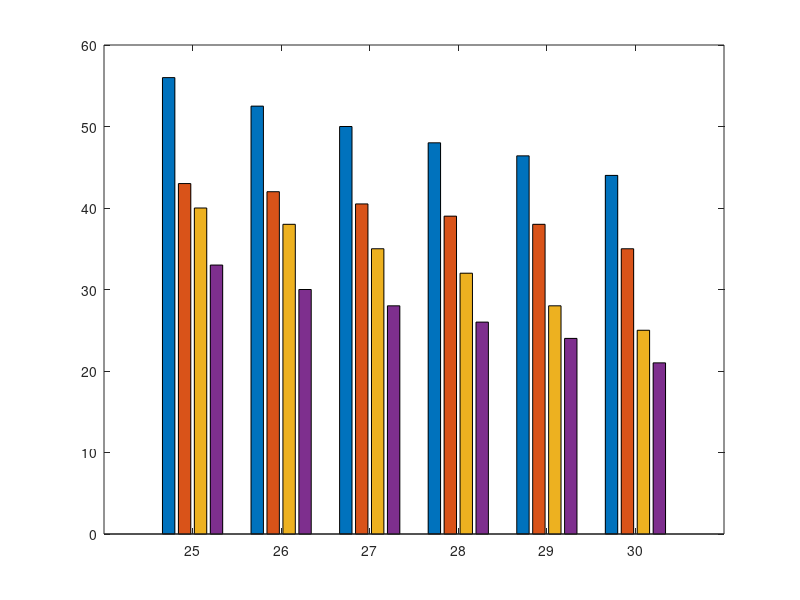

Source code (MATLAB): (Note: this script raises an error after producing the figure.)
% MU_density_list = 25:30;
% results1 = [56 52.5 50 48 46.4 44];     % OPT-UAV 3GHz (xanh trơn)
% results2 = [43 42 40.5 40.5 38 35];     % TLA 3GHz (đỏ trơn)
% results1_2G = [40 38 35 32 28 25];      % OPT-UAV 2GHz (xanh sọc)
% results2_2G = [33 30 28 26 24 21];      % TLA 2GHz (đỏ sọc)
% 
% data = [results1(:), results2(:), results1_2G(:), results2_2G(:)];
% 
% figure;
% b = bar(MU_density_list, data, 'grouped');
% hold on;
% 
% % Thiết lập màu cơ bản
% b(1).FaceColor = 'b';  % Xanh trơn
% b(2).FaceColor = 'r';  % Đỏ trơn
% b(3).FaceColor = [0.4 0.6 0.2];  % Xanh sọc
% b(4).FaceColor = [1 0.6 0.2];  % Đỏ sọc
% 
% % % Áp dụng hatchfill cho các cột 2GHz (sọc)
% % hatchfill2(b(3), 'single', 45, 5, 'w');  % Xanh sọc trắng
% % set(b(2), 'FaceColor', 'b');
% % hatchfill2(b(4), 'single', 45, 5, 'w');  % Đỏ sọc trắng
% % set(b(4), 'FaceColor', 'r');
% 
% % Gán nhãn trục
% xlabel('Average number of MUs per 200m x 200m location', ...
%     'FontSize', 18, 'FontWeight', 'bold');
% ylabel('Fraction of served MUs (%)', ...
%     'FontSize', 18, 'FontWeight', 'bold');
% % title('Fraction of Served MUs vs. MU Density (3GHz vs. 2GHz)', ...
% %     'FontSize', 18, 'FontWeight', 'bold');
% ylim([0 60]);
% grid on;
% 
% % Thêm nhãn dữ liệu trên đầu mỗi cột (căn giữa chính xác)
% x_offset = 0.05;  % Dịch nhẹ sang phải để căn giữa hoàn hảo
% for i = 1:length(b)
%     x = b(i).XEndPoints;
%     y = b(i).YEndPoints;
%     labels = string(round(b(i).YData, 1)) + "%";
%     text(x + x_offset, y + 2.5, labels, ...
%         'HorizontalAlignment', 'center', ...
%         'FontSize', 13, 'FontWeight', 'bold');
% end
% 
% % Thêm chú thích
% legend({'OPT-UAV (3GHz)', 'TLA (3GHz)', 'OPT-UAV (2GHz)', 'TLA (2GHz)'}, ...
%     'FontName', 'Times New Roman', ...
%     'FontSize', 14, ...
%     'Location', 'northoutside', ...
%     'Orientation', 'horizontal');
MU_density_list = 25:30;
results1 = [56 52.5 50 48 46.4 44];     % OPT-UAV 3GHz (xanh trơn)
results2 = [43 42 40.5 39 38 35];     % TLA 3GHz (đỏ trơn)
results1_2G = [40 38 35 32 28 25];      % OPT-UAV 2GHz (xanh sọc)
results2_2G = [33 30 28 26 24 21];      % TLA 2GHz (đỏ sọc)

data = [results1(:), results2(:), results1_2G(:), results2_2G(:)];

figure;
b = bar(MU_density_list, data, 'grouped');
hold on;

% Thiết lập màu cơ bản
b(1).FaceColor = 'b';                  % Xanh trơn
b(2).FaceColor = 'r';                  % Đỏ trơn
b(3).FaceColor = [0.4 0.6 0.2];        % Xanh sọc (olive green)
b(4).FaceColor = [1 0.6 0.2];          % Đỏ sọc (orange)

% Gán nhãn trục
xlabel('Average number of MUs per 200m x 200m location', ...
    'FontSize', 16, 'FontWeight', 'bold');
ylabel('Fraction of served MUs (%)', ...
    'FontSize', 16, 'FontWeight', 'bold');
ylim([0 60]);
grid on;

% Thêm nhãn dữ liệu trên đầu mỗi cột (căn giữa chính xác)
x_offset = 0.02;  % Dịch nhẹ sang phải để căn giữa hoàn hảo
for i = 1:length(b)
    x = b(i).XEndPoints;
    y = b(i).YEndPoints;
    labels = string(round(b(i).YData, 1)) + "%";
    text(x + x_offset, y + 1.5, labels, ...
        'HorizontalAlignment', 'center', ...
        'FontSize', 13, 'FontWeight', 'bold');
end

% Thêm nhiều marker trên thân 3 trong 4 cột với cùng số lượng (3 cái mỗi cột)
marker_list = {'o', '+', '*'};                 % Marker khác nhau
marker_size = 6;
y_ratios = [0.3, 0.5, 0.7];                    % Vị trí giống nhau cho mọi cột

for i = 1:length(MU_density_list)
    % Cột 2: TLA 3GHz
    x2 = b(2).XEndPoints(i); y2 = b(2).YEndPoints(i);
    for r = y_ratios
        plot(x2, y2 * r, marker_list{1}, 'MarkerSize', marker_size, ...
            'MarkerEdgeColor', 'k', 'MarkerFaceColor', 'k');
    end

    % Cột 3: OPT-UAV 2GHz
    x3 = b(3).XEndPoints(i); y3 = b(3).YEndPoints(i);
    for r = y_ratios
        plot(x3, y3 * r, marker_list{2}, 'MarkerSize', marker_size, ...
            'MarkerEdgeColor', 'k', 'MarkerFaceColor', 'k');
    end

    % Cột 4: TLA 2GHz
    x4 = b(4).XEndPoints(i); y4 = b(4).YEndPoints(i);
    for r = y_ratios
        plot(x4, y4 * r, marker_list{3}, 'MarkerSize', marker_size, ...
            'MarkerEdgeColor', 'k', 'MarkerFaceColor', 'k');
    end
end
% Thêm chú thích
legend({'OPT-UAV (3Gbps)', 'TLA (3Gbps)', 'OPT-UAV (2Gbps)', 'TLA (2Gbps)'}, ...
    'FontName', 'Times New Roman', ...
    'FontSize', 16, ...
    'Location', 'northoutside', ...
    'Orientation', 'horizontal');
